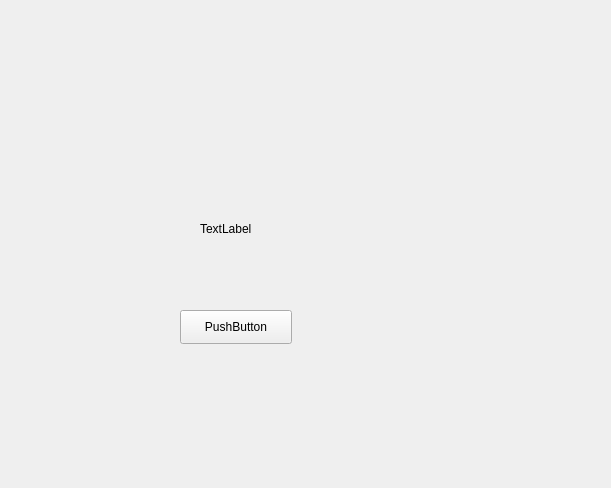
<?xml version="1.0" encoding="UTF-8"?>
<ui version="4.0">
 <class>Form</class>
 <widget class="QWidget" name="Form">
  <property name="geometry">
   <rect>
    <x>0</x>
    <y>0</y>
    <width>611</width>
    <height>488</height>
   </rect>
  </property>
  <property name="windowTitle">
   <string>Form</string>
  </property>
  <widget class="QPushButton" name="pushButton">
   <property name="geometry">
    <rect>
     <x>180</x>
     <y>310</y>
     <width>112</width>
     <height>34</height>
    </rect>
   </property>
   <property name="text">
    <string>PushButton</string>
   </property>
  </widget>
  <widget class="QLabel" name="label">
   <property name="geometry">
    <rect>
     <x>200</x>
     <y>220</y>
     <width>81</width>
     <height>18</height>
    </rect>
   </property>
   <property name="text">
    <string>TextLabel</string>
   </property>
  </widget>
 </widget>
 <resources/>
 <connections/>
</ui>
